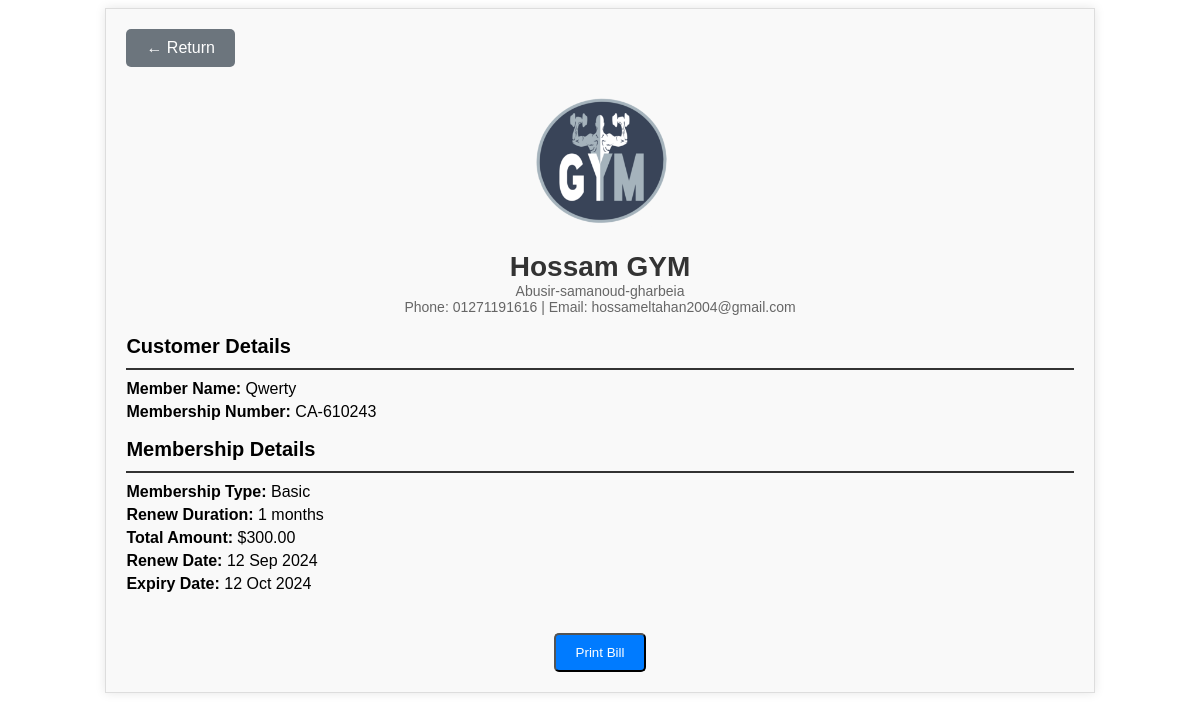
/view_bill.php?bill_id=1, run on the app's committed database.
### tables this page shows
CREATE TABLE `settings` (
  `id` int(11) NOT NULL,
  `system_name` varchar(255) NOT NULL,
  `logo` varchar(255) NOT NULL,
  `currency` varchar(50) NOT NULL,
  `gym_address` varchar(255) DEFAULT NULL,
  `gym_contact` varchar(255) DEFAULT NULL,
  `gym_email` varchar(255) DEFAULT NULL,
  `gym_manager` varchar(255) DEFAULT NULL
);

CREATE TABLE `bills` (
  `id` int(11) NOT NULL,
  `member_id` int(11) NOT NULL,
  `membership_type` varchar(255) DEFAULT NULL,
  `amount` decimal(10,2) DEFAULT NULL,
  `renew_duration` int(11) DEFAULT NULL,
  `total_amount` decimal(10,2) DEFAULT NULL,
  `renew_date` date DEFAULT NULL,
  `expiry_date` date DEFAULT NULL
);

CREATE TABLE `members` (
  `id` int(11) NOT NULL,
  `fullname` varchar(255) NOT NULL,
  `dob` date NOT NULL,
  `gender` varchar(10) NOT NULL,
  `contact_number` varchar(20) NOT NULL,
  `email` varchar(255) NOT NULL,
  `address` varchar(255) NOT NULL,
  `country` varchar(255) NOT NULL,
  `postcode` varchar(20) NOT NULL,
  `occupation` varchar(255) NOT NULL,
  `membership_type` int(11) NOT NULL,
  `membership_number` varchar(20) NOT NULL,
  `created_at` timestamp NOT NULL DEFAULT current_timestamp(),
  `photo` varchar(255) NOT NULL,
  `expiry_date` date DEFAULT NULL
);

### view_bill.php (the view, shortened to what this page needs)
<?php
include('includes/config.php');
$billId = (int) $_GET['bill_id'];
$billQuery = "SELECT b.*, m.fullname, m.membership_number
              FROM bills b
              JOIN members m ON b.member_id = m.id
              WHERE b.id = $billId";
$billResult = $conn->query($billQuery);
if ($billResult->num_rows > 0) {
    $billDetails = $billResult->fetch_assoc();
} else {
    die('Error: Bill not found.');
}
$gymQuery = "SELECT system_name, gym_address, gym_contact, gym_email, logo FROM settings WHERE id = 1";
$gymResult = $conn->query($gymQuery);
if ($gymResult->num_rows > 0) {
    $gymDetails = $gymResult->fetch_assoc();
}
?>
<!DOCTYPE html>
<html lang="en">
<head>
</head>
<body>
    <div class="invoice-container">
        <a href="javascript:window.history.back();" class="return-button">&larr; Return</a>
        <div class="invoice-header">
            <img src="<?php echo $gymDetails['logo']; ?>" alt="Gym Logo">
            <h1><?php echo $gymDetails['system_name']; ?></h1>
            <p><?php echo $gymDetails['gym_address']; ?></p>
            <p>Phone: <?php echo $gymDetails['gym_contact']; ?> | Email: <?php echo $gymDetails['gym_email']; ?></p>
        </div>
        <div class="invoice-body">
            <h2>Customer Details</h2>
            <p><strong>Member Name:</strong> <?php echo $billDetails['fullname']; ?></p>
            <p><strong>Membership Number:</strong> <?php echo $billDetails['membership_number']; ?></p>
            <h2>Membership Details</h2>
            <p><strong>Membership Type:</strong> <?php echo $billDetails['membership_type']; ?></p>
            <p><strong>Renew Duration:</strong> <?php echo $billDetails['renew_duration']; ?> months</p>
            <p><strong>Total Amount:</strong> $<?php echo number_format($billDetails['total_amount'], 2); ?></p>
            <p><strong>Renew Date:</strong> <?php echo date('d M Y', strtotime($billDetails['renew_date'])); ?></p>
            <p><strong>Expiry Date:</strong> <?php echo date('d M Y', strtotime($billDetails['expiry_date'])); ?></p>
        </div>
        <div class="invoice-footer">
            <button class="print-button" onclick="window.print()">Print Bill</button>
        </div>
    </div>
</body>
</html>

### view_bill.php (style rules this page uses)
body { font-family: Arial, sans-serif; }
.invoice-container { width: 80%; margin: 0 auto; border: 1px solid #ddd; padding: 20px; box-shadow: 0 0 10px rgba(0, 0, 0, 0.1); background-color: #f9f9f9; }
.invoice-header { text-align: center; margin-bottom: 20px; }
.invoice-header img { max-width: 150px; margin-bottom: 10px; }
.invoice-header h1 { margin: 0; font-size: 28px; color: #333; }
.invoice-header p { margin: 0; font-size: 14px; color: #666; }
.invoice-body { margin-bottom: 20px; }
.invoice-body h2 { font-size: 20px; border-bottom: 2px solid #333; padding-bottom: 10px; margin-bottom: 10px; }
.invoice-body p { margin: 5px 0; font-size: 16px; }
.invoice-footer { text-align: center; margin-top: 20px; }
.print-button { display: inline-block; margin-top: 20px; padding: 10px 20px; background-color: #007bff; color: #fff; text-decoration: none; border-radius: 5px; cursor: pointer; }
.return-button { display: inline-block; margin-bottom: 20px; padding: 10px 20px; background-color: #6c757d; color: #fff; text-decoration: none; border-radius: 5px; cursor: pointer; }

### data on the page
settings: logo (picture), system_name "Hossam GYM", gym_address "Abusir-samanoud-gharbeia", gym_contact "01271191616", gym_email "hossameltahan2004@gmail.com"
bills: member.fullname "Qwerty", member.membership_number "CA-610243", membership_type "Basic", renew_duration "1", total_amount "300.00", renew_date "12 Sep 2024", expiry_date "12 Oct 2024"
